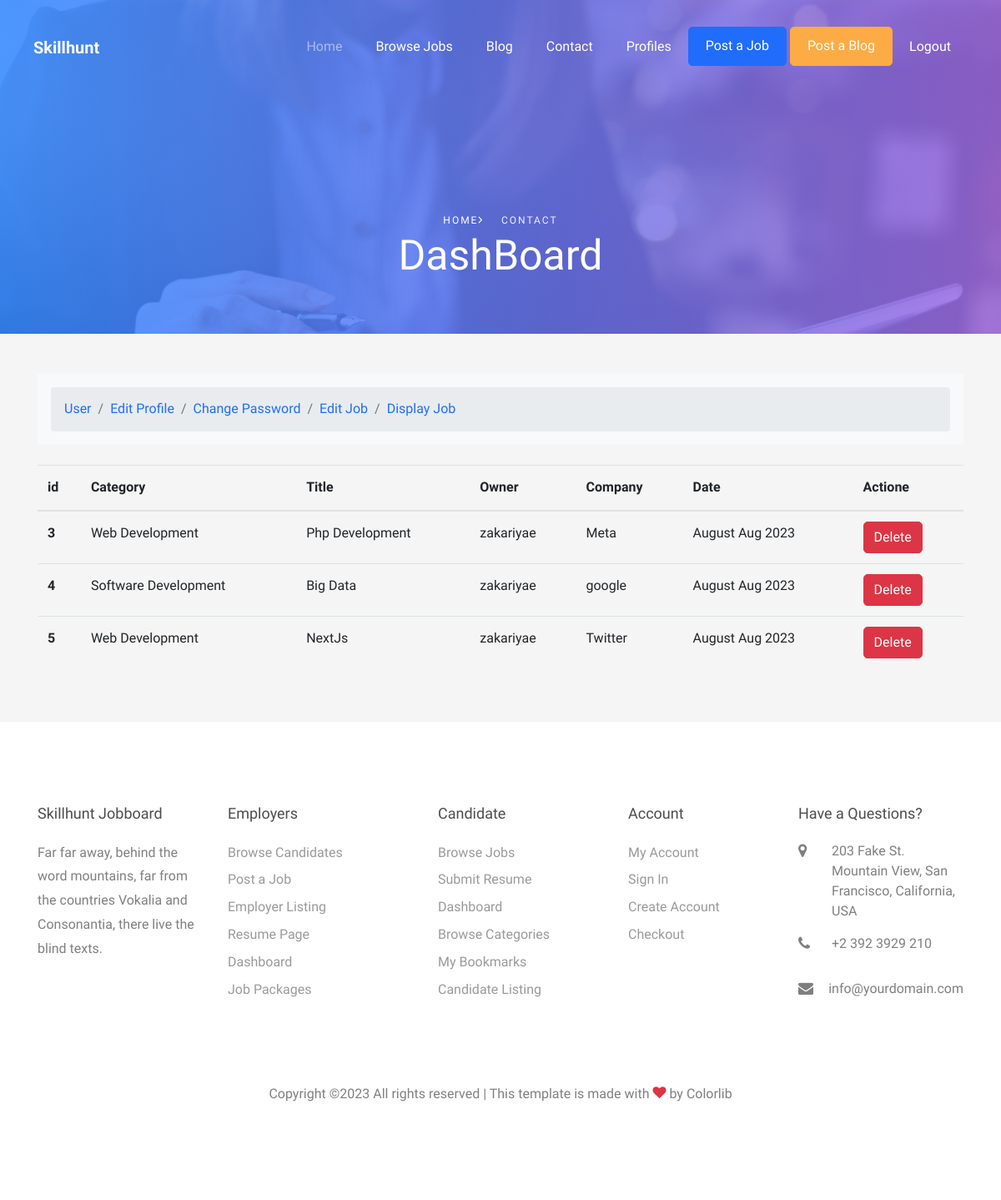
/JobDisplay/ (signed in), run on the app's committed database.
### JobsApp/models.py (models this page shows, shortened)
class Job(models.Model):
  Category=models.ForeignKey(Categories,on_delete=models.CASCADE)
  Owner=models.ForeignKey(User,on_delete=models.CASCADE)
  Title=models.CharField(max_length=255)
  Company=models.CharField(max_length=255)
  EmailAddress=models.EmailField(unique=True)
  Location=models.CharField(max_length=255)
  Price=models.PositiveBigIntegerField()
  Jobtype=models.CharField(max_length=255,choices=typeJob)
  Vacancy=models.PositiveIntegerField(default=0)
  Experiencse=models.PositiveIntegerField(default=0)
  Description=models.TextField()
  slug=models.SlugField(blank=True,null=True)
  Pulished_at=models.DateTimeField(auto_now=True)

class  Categories(models.Model):
    name=models.CharField(max_length=355)

### JobsApp/views.py (the view)
# urls.py: path('JobDisplay/',views.JobApp.PageDisplayJob,name='JobDisplay'),
    @login_required(login_url='Login')
    def PageDisplayJob(request):
        job=Job.objects.filter(Owner=request.user)
        paginator=Paginator(job,4)
        PageNumber=request.GET.get('page')
        Page_obj=paginator.get_page(PageNumber)
        return render(request,template_name='Job/display-job.html',context={
            'job':Page_obj
        })

### templates/Job/display-job.html (shortened to what this page needs)
{%extends 'index.html'%}
{%load static%}
{%load bootstrap4%}
{%block body%}
<div class="hero-wrap hero-wrap-2" style="background-image: url('static/images/bg_1.jpg');" data-stellar-background-ratio="0.5">
    <div class="overlay"></div>
    <div class="container">
      <div class="row no-gutters slider-text align-items-end justify-content-start">
        <div class="col-md-12 ftco-animate text-center mb-5">
            <p class="breadcrumbs mb-0"><span class="mr-3"><a href="">Home<i class="ion-ios-arrow-forward"></i></a></span> <span>Contact</span></p>
          <h1 class="mb-3 bread">DashBoard</h1>
        </div>
      </div>
    </div>
</div>
<section style="background-color:whitesmoke;">
  <div class="container py-5">
    <div class="row">
        <div class="col">
          {%include 'include/nav_bar.html'%}
        </div>
    </div>
    <table class="table">
        <thead>
          <tr>
            <th scope="col">id</th>
            <th scope="col">Category</th>
            <th scope="col">Title</th>
            <th scope="col">Owner</th>
            <th scope="col">Company</th>
            <th scope="col">Date</th>
            <th scope="col">Actione</th>
          </tr>
        </thead>
        <tbody>
            {%for j in job%}
              <tr>
                <th scope="row">{{j.id}}</th>
                <td>{{j.Category.name}}</td>
                <td>{{j.Title}}</td>
                <td>{{j.Owner.first_name}}</td>
                <td>{{j.Company}}</td>
                <td>{{j.Pulished_at|date:'F M Y'}}</td>
                <td><a href="{%url 'JobDelete'  j.id %}" class="btn btn-danger">Delete</a></td>
              </tr>
            {%endfor%}
        </tbody>
    </table>
  </div>
</section>
{%endblock%}

### data on the page
Job: id "3", Category.name "Web Development", Title "Php Development", Owner.first_name "zakariyae", Company "Meta", Pulished_at "August Aug 2023"
Job: id "4", Category.name "Software Development", Title "Big Data", Owner.first_name "zakariyae", Company "google", Pulished_at "August Aug 2023"
Job: id "5", Category.name "Web Development", Title "NextJs", Owner.first_name "zakariyae", Company "Twitter", Pulished_at "August Aug 2023"
